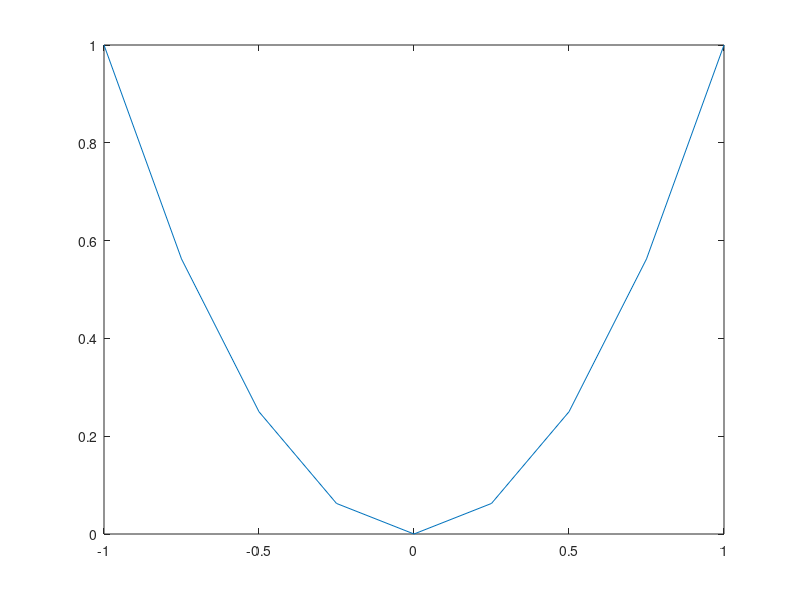

The MATLAB script that drew this image:
clear

x = -1:0.25:1;
y = x.^2;

yList = [x;y]

i = 5;

segA = yList(:,i) - yList(:,i-1);
segB = yList(:,i+1) - yList(:,i-1);
segAngle = acos(dot(segA./norm(segA),segB./norm(segB)));

rad2deg(segAngle)

plot(x,y)
